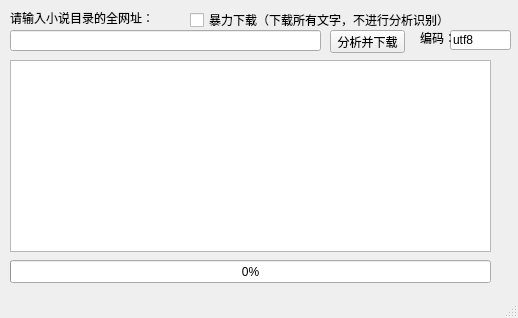
<?xml version="1.0" encoding="UTF-8"?>
<ui version="4.0">
 <class>NovelDownloadClass</class>
 <widget class="QMainWindow" name="NovelDownloadClass">
  <property name="geometry">
   <rect>
    <x>0</x>
    <y>0</y>
    <width>518</width>
    <height>318</height>
   </rect>
  </property>
  <property name="windowTitle">
   <string>小说下载器</string>
  </property>
  <widget class="QWidget" name="centralWidget">
   <widget class="QLineEdit" name="Urlget">
    <property name="geometry">
     <rect>
      <x>10</x>
      <y>30</y>
      <width>311</width>
      <height>21</height>
     </rect>
    </property>
   </widget>
   <widget class="QPushButton" name="downloadButton">
    <property name="geometry">
     <rect>
      <x>330</x>
      <y>30</y>
      <width>75</width>
      <height>23</height>
     </rect>
    </property>
    <property name="text">
     <string>分析并下载</string>
    </property>
   </widget>
   <widget class="QLabel" name="label">
    <property name="geometry">
     <rect>
      <x>10</x>
      <y>10</y>
      <width>241</width>
      <height>16</height>
     </rect>
    </property>
    <property name="text">
     <string>请输入小说目录的全网址：</string>
    </property>
   </widget>
   <widget class="QProgressBar" name="progressBar">
    <property name="geometry">
     <rect>
      <x>10</x>
      <y>260</y>
      <width>481</width>
      <height>23</height>
     </rect>
    </property>
    <property name="value">
     <number>0</number>
    </property>
   </widget>
   <widget class="QTextBrowser" name="textBrowser">
    <property name="geometry">
     <rect>
      <x>10</x>
      <y>60</y>
      <width>481</width>
      <height>192</height>
     </rect>
    </property>
   </widget>
   <widget class="QCheckBox" name="checkBox">
    <property name="geometry">
     <rect>
      <x>190</x>
      <y>10</y>
      <width>291</width>
      <height>20</height>
     </rect>
    </property>
    <property name="text">
     <string>暴力下载（下载所有文字，不进行分析识别）</string>
    </property>
   </widget>
   <widget class="QLineEdit" name="setCLineEdit">
    <property name="geometry">
     <rect>
      <x>450</x>
      <y>30</y>
      <width>61</width>
      <height>20</height>
     </rect>
    </property>
    <property name="text">
     <string>utf8</string>
    </property>
   </widget>
   <widget class="QLabel" name="label_2">
    <property name="geometry">
     <rect>
      <x>420</x>
      <y>30</y>
      <width>31</width>
      <height>16</height>
     </rect>
    </property>
    <property name="text">
     <string>编码：</string>
    </property>
   </widget>
  </widget>
  <widget class="QStatusBar" name="statusBar"/>
 </widget>
 <layoutdefault spacing="6" margin="11"/>
 <resources>
  <include location="noveldownload.qrc"/>
 </resources>
 <connections/>
</ui>
